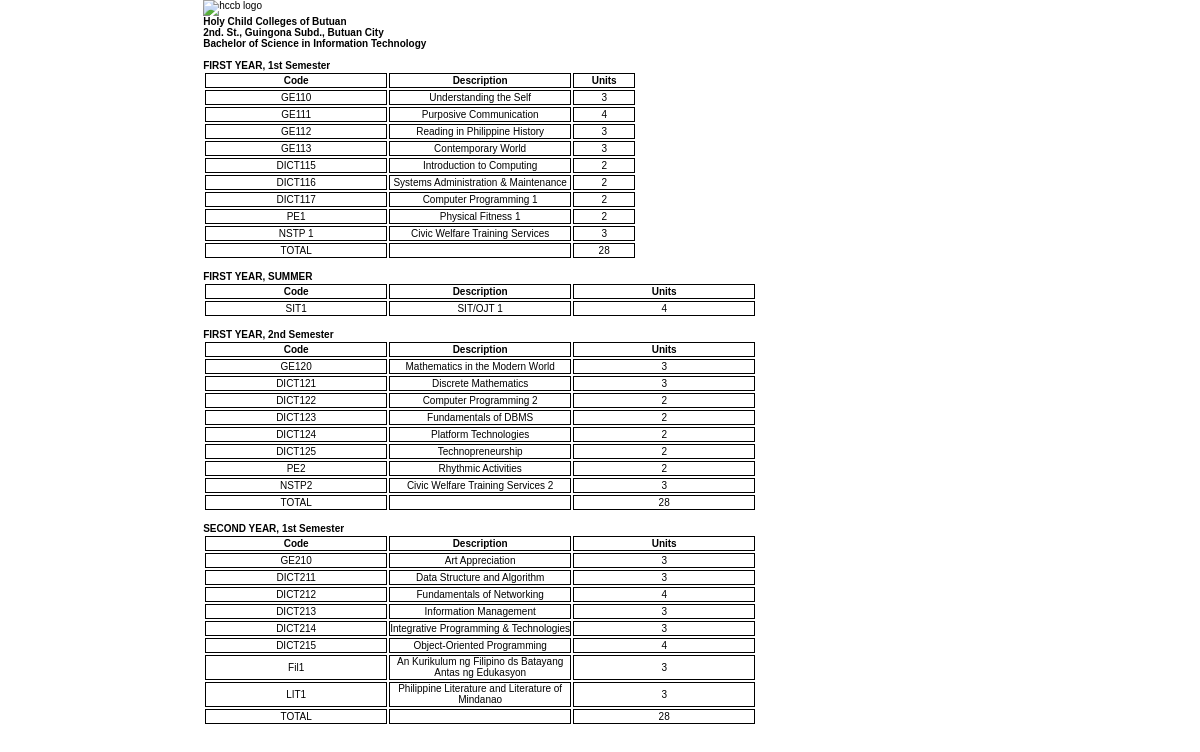
Page /user/tor.php on the committed database.
### tables this page shows
CREATE TABLE `tblsubjects` (
  `ID` int(255) NOT NULL,
  `CollegiateYear` varchar(255) NOT NULL,
  `Semester` varchar(255) NOT NULL,
  `CourseCode` varchar(50) NOT NULL,
  `SubjectCode` varchar(50) NOT NULL,
  `SubjectDescription` varchar(300) NOT NULL,
  `Schedule` varchar(200) NOT NULL,
  `Time` varchar(200) NOT NULL,
  `Units` int(255) NOT NULL
);

### user/tor.php (the view, shortened to what this page needs)
<?php
require 'includes/dbconnection.php'
?>
<!DOCTYPE html>
<html lang="en">
<head>
    <link rel="stylesheet" href="css/tor.css?v=2">
</head>
<body>
    <div class="container">
        <div class="header-details">
            <div class="logo-img">
                <img src="images\auth\logo.PNG" alt="hccb logo">
            </div>
            <div class="headers">
                <h2>Holy Child Colleges of Butuan</h2>
                <h5>2nd. St., Guingona Subd., Butuan City</h5>
            </div>
        </div>
        <div class="body-main">
            <h4> Bachelor of Science in Information Technology </h4>
            <br>
                <div class="table-responsive border rounded p-1">
                      <table class="table">
                      <h5>FIRST YEAR, 1st Semester</h5>
                        <thead>
                          <tr>
                            <th class="font-weight-bold">Code</th>
                            <th class="font-weight-bold">Description</th>
                            <th class="font-weight-bold units">Units</th>
                          </tr>
                        </thead>
                        <tbody>
                            <?php
                            $sql1="SELECT tblsubjects.SubjectCode, tblsubjects.SubjectDescription, tblsubjects.CollegiateYear, tblsubjects.Semester ,tblsubjects.Units from tblsubjects where Semester = '1st' AND CollegiateYear = 'FIRST YEAR'";
                            $query1 = $dbh -> prepare($sql1);
                            $query1->execute();
                            $results1=$query1->fetchAll(PDO::FETCH_OBJ);
                            $cnt=1;
                            if($query1->rowCount() > 0)
                            {
                            foreach($results1 as $row)
                            {
                                ?>
                          <tr>
                            <td><?php  echo htmlentities($row->SubjectCode);?></td>
                            <td><?php  echo htmlentities($row->SubjectDescription);?></td>
                            <td class = "units"><?php  echo htmlentities($row->Units);?></td>
                          </tr><?php $cnt=$cnt+1;}} ?>
                        </tbody>
                      </table>
                    </div>
<br>
                    <div class="table-responsive border rounded p-2">
                    <h5>FIRST YEAR, SUMMER</h5>
                    <table class="table">
                        <thead>
                          <tr>
                            <th class="font-weight-bold">Code</th>
                            <th class="font-weight-bold">Description</th>
                            <th class="font-weight-bold">Units</th>
                          </tr>
                        </thead>
                        <tbody>
                            <?php
                            $sql2="SELECT tblsubjects.SubjectCode, tblsubjects.SubjectDescription, tblsubjects.CollegiateYear, tblsubjects.Semester ,tblsubjects.Units from tblsubjects where Semester = 'SUMMER' AND CollegiateYear = 'FIRST YEAR'";
                            $query2 = $dbh -> prepare($sql2);
                            $query2->execute();
                            $results2=$query2->fetchAll(PDO::FETCH_OBJ);
                            $cnt=1;
                            if($query2->rowCount() > 0)
                            {
                            foreach($results2 as $row)
                            {
                                ?>
                          <tr>
                            <td><?php  echo htmlentities($row->SubjectCode);?></td>
                            <td><?php  echo htmlentities($row->SubjectDescription);?></td>
                            <td><?php  echo htmlentities($row->Units);?></td>
                          </tr><?php $cnt=$cnt+1;}} ?>
                        </tbody>
                      </table>
                    </div>
                    <br>
                    <div class="table-responsive border rounded p-3">
                    <h5>FIRST YEAR, 2nd Semester</h5>
                    <table class="table">
                        <thead>
                          <tr>
                            <th class="font-weight-bold">Code</th>
                            <th class="font-weight-bold">Description</th>
                            <th class="font-weight-bold">Units</th>
                          </tr>
                        </thead>
                        <tbody>
                            <?php
                            $sql2="SELECT tblsubjects.SubjectCode, tblsubjects.SubjectDescription, tblsubjects.CollegiateYear, tblsubjects.Semester ,tblsubjects.Units from tblsubjects where Semester = '2nd' AND CollegiateYear = 'FIRST YEAR'";
                            $query2 = $dbh -> prepare($sql2);
                            $query2->execute();
                            $results2=$query2->fetchAll(PDO::FETCH_OBJ);
                            $cnt=1;
                            if($query2->rowCount() > 0)
                            {
                            foreach($results2 as $row)
                            {
                                ?>
                          <tr>
                            <td><?php  echo htmlentities($row->SubjectCode);?></td>
                            <td><?php  echo htmlentities($row->SubjectDescription);?></td>
                            <td><?php  echo htmlentities($row->Units);?></td>
                          </tr><?php $cnt=$cnt+1;}} ?>
                        </tbody>
                      </table>
                    </div>
                    <br>
                    <div class="table-responsive border rounded p-1">
                      <table class="table">
                      <h5>SECOND YEAR, 1st Semester</h5>
                        <thead>
                          <tr>
                            <th class="font-weight-bold">Code</th>
                            <th class="font-weight-bold">Description</th>
                            <th class="font-weight-bold">Units</th>
                          </tr>
                        </thead>
                        <tbody>
                            <?php
                            $sql1="SELECT tblsubjects.SubjectCode, tblsubjects.SubjectDescription, tblsubjects.CollegiateYear, tblsubjects.Semester ,tblsubjects.Units from tblsubjects where Semester = '1st' AND CollegiateYear = 'SECOND YEAR'";
                            $query1 = $dbh -> prepare($sql1);
                            $query1->execute();
                            $results1=$query1->fetchAll(PDO::FETCH_OBJ);
                            $cnt=1;
                            if($query1->rowCount() > 0)
                            {
                            foreach($results1 as $row)
                            {
                                ?>
                          <tr>
                            <td><?php  echo htmlentities($row->SubjectCode);?></td>
                            <td><?php  echo htmlentities($row->SubjectDescription);?></td>
                            <td><?php  echo htmlentities($row->Units);?></td>
                          </tr><?php $cnt=$cnt+1;}} ?>
                        </tbody>
                      </table>
                    </div>
<br>
            </div>
        </div>
</body>
</html>

### user/css/tor.css (style rules this page uses)
* { padding: 0; margin: 0; font-size: 10px; font-family: Arial, Helvetica, sans-serif; }
html, body { height: 297mm; width: 210mm; margin-left: auto; margin-right: auto; }
img { width: 150px; height: 75px; }
table thead th, tbody td { width: 15vw; height: 1.5vh; padding-bottom: 1px; border: 1px solid black; text-align: center; }
.units { width: 5vw; }

### rows in the picture
tblsubjects: SubjectCode "GE110", SubjectDescription "Understanding the Self", Units "3"
tblsubjects: SubjectCode "GE111", SubjectDescription "Purposive Communication", Units "4"
tblsubjects: SubjectCode "GE112", SubjectDescription "Reading in Philippine History", Units "3"
tblsubjects: SubjectCode "GE113", SubjectDescription "Contemporary World", Units "3"
tblsubjects: SubjectCode "DICT115", SubjectDescription "Introduction to Computing", Units "2"
tblsubjects: SubjectCode "DICT116", SubjectDescription "Systems Administration & Maintenance", Units "2"
tblsubjects: SubjectCode "DICT117", SubjectDescription "Computer Programming 1", Units "2"
tblsubjects: SubjectCode "PE1", SubjectDescription "Physical Fitness 1", Units "2"
tblsubjects: SubjectCode "NSTP 1", SubjectDescription "Civic Welfare Training Services", Units "3"
tblsubjects: SubjectCode "TOTAL", Units "28"
tblsubjects: SubjectCode "SIT1", SubjectDescription "SIT/OJT 1", Units "4"
tblsubjects: SubjectCode "GE120", SubjectDescription "Mathematics in the Modern World", Units "3"
tblsubjects: SubjectCode "DICT121", SubjectDescription "Discrete Mathematics", Units "3"
tblsubjects: SubjectCode "DICT122", SubjectDescription "Computer Programming 2", Units "2"
tblsubjects: SubjectCode "DICT123", SubjectDescription "Fundamentals of DBMS", Units "2"
tblsubjects: SubjectCode "DICT124", SubjectDescription "Platform Technologies", Units "2"
tblsubjects: SubjectCode "DICT125", SubjectDescription "Technopreneurship", Units "2"
tblsubjects: SubjectCode "PE2", SubjectDescription "Rhythmic Activities", Units "2"
tblsubjects: SubjectCode "NSTP2", SubjectDescription "Civic Welfare Training Services 2", Units "3"
tblsubjects: SubjectCode "TOTAL", Units "28"
tblsubjects: SubjectCode "GE210", SubjectDescription "Art Appreciation", Units "3"
tblsubjects: SubjectCode "DICT211", SubjectDescription "Data Structure and Algorithm", Units "3"
tblsubjects: SubjectCode "DICT212", SubjectDescription "Fundamentals of Networking", Units "4"
tblsubjects: SubjectCode "DICT213", SubjectDescription "Information Management", Units "3"
tblsubjects: SubjectCode "DICT214", SubjectDescription "Integrative Programming & Technologies", Units "3"
tblsubjects: SubjectCode "DICT215", SubjectDescription "Object-Oriented Programming", Units "4"
tblsubjects: SubjectCode "Fil1", SubjectDescription "An Kurikulum ng Filipino ds Batayang Antas ng Edukasyon", Units "3"
tblsubjects: SubjectCode "LIT1", SubjectDescription "Philippine Literature and Literature of Mindanao", Units "3"
tblsubjects: SubjectCode "TOTAL", Units "28"
